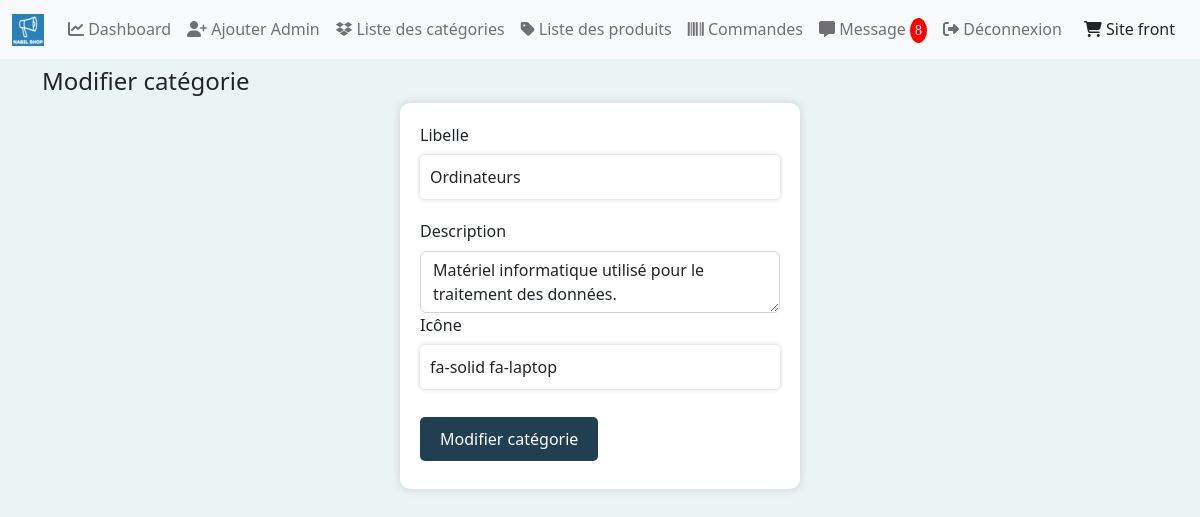
Page /modifier_categorie.php?id=1 (signed in) on the committed database.
### tables this page shows
CREATE TABLE `categorie` (
  `id` int(11) NOT NULL,
  `libelle` varchar(100) NOT NULL,
  `description` varchar(250) NOT NULL,
  `date_creation` datetime NOT NULL DEFAULT current_timestamp(),
  `icone` varchar(255) NOT NULL
);

### modifier_categorie.php (the view, shortened to what this page needs)
<!doctype html>
<html lang="en">
<head>
    <?php include 'include/head.php' ?>
</head>
<body>
<?php include 'include/nav.php' ?>
<div class="container py-2">
    <h4>Modifier catégorie</h4>
    <?php
    require_once 'include/database.php';
    $sqlState = $pdo->prepare('SELECT * FROM categorie WHERE id=?');
    $id = $_GET['id'];
    $sqlState->execute([$id]);
    $category = $sqlState->fetch(PDO::FETCH_ASSOC);
            ?>
    <form method="post">
        <label class="form-label">Libelle</label>
        <input type="text" class="form-control" name="libelle" value="<?php echo $category['libelle'] ?>">
        <label class="form-label">Description</label>
        <textarea class="form-control" name="description"><?php echo $category['description'] ?></textarea>
        <label class="form-label">Icône</label>
        <input type="text" class="form-control" name="icone" value="<?php echo $category['icone'] ?>">
        <input type="submit" value="Modifier catégorie" class="btn btn-primary my-2" name="modifier">
    </form>
</div>
</body>
</html>

### assets/css/registrementUser.css (style rules this page uses)
body { background-color: #e9f5f5; }
form { width: 400px; margin: 0 auto; background-color: #fff; padding: 20px; border-radius: 10px; box-shadow: 0 0 10px #ccc; }
input[type="text"], input[type="email"], input[type="password"] { width: 100%; padding: 10px; margin-bottom: 20px; border: none; border-radius: 5px; box-shadow: 0 0 5px #ccc; }
input[type="submit"] { background-color: #204051; color: #fff; border: none; padding: 10px 20px; border-radius: 5px; cursor: pointer; }

### assets/css/connexionUser.css (style rules this page uses)
body { background-color: #e9f5f5; }
form { width: 400px; margin: 0 auto; background-color: #fff; padding: 20px; border-radius: 10px; box-shadow: 0 0 10px #ccc; }
input[type="submit"] { background-color: #204051; color: #fff; border: none; padding: 10px 20px; border-radius: 5px; cursor: pointer; }

### rows in the picture
categorie: libelle "Ordinateurs", description "Matériel informatique utilisé pour le traitement des données.", icone "fa-solid fa-laptop"

### other values in the picture
$countContacts = count($contacts) "8"
